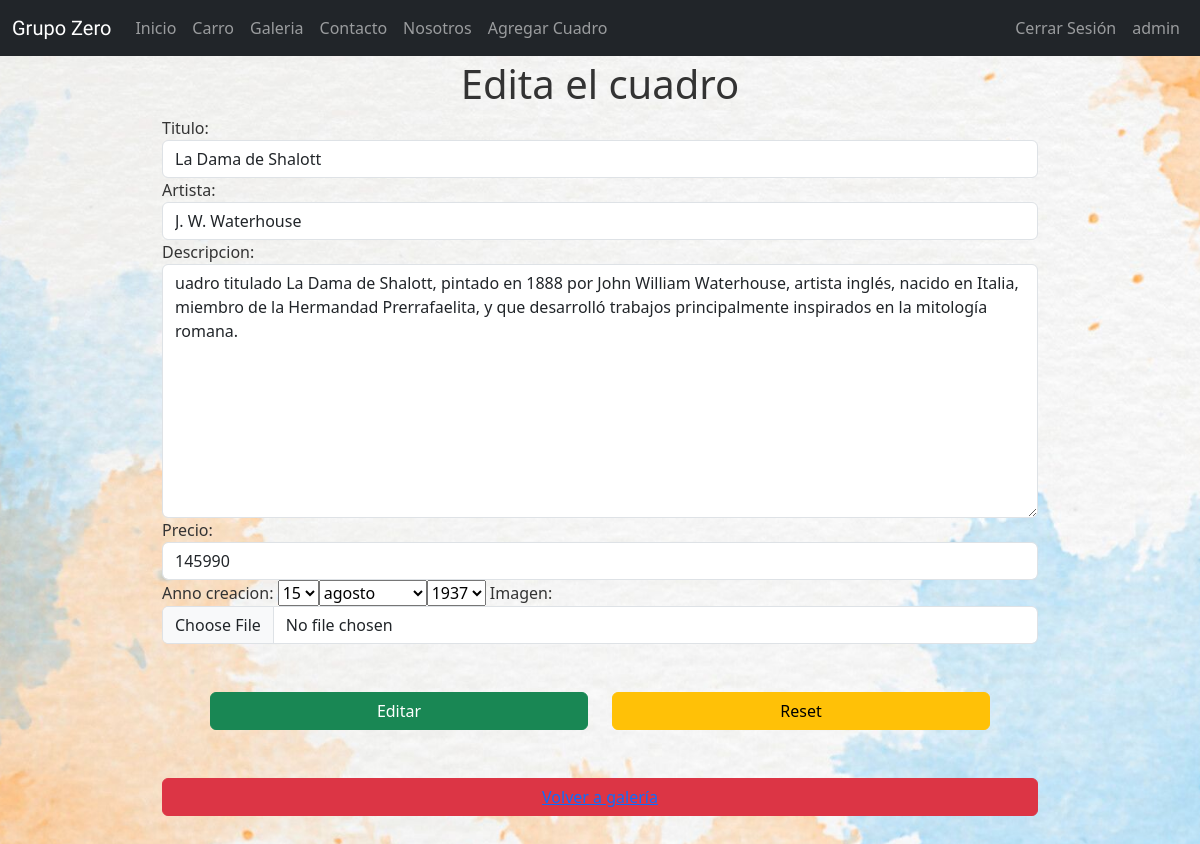
Screenshot of /tienda/cuadrosEdit/2 (signed in) with the database file from the repository.
### tienda/models.py (models this page shows)
class Cuadro(models.Model):
    id_cuadro = models.AutoField(db_column = 'idCuadro', primary_key=True)
    titulo = models.CharField(max_length=40, null = False)
    artista = models.CharField(max_length=80, null = False)
    descripcion = models.CharField(max_length=400, null = False)
    precio = models.IntegerField(null = False)
    anno_creacion = models.DateField(blank=False, null = False)
    imagen = models.ImageField(upload_to="cuadros", null=False)
    def __str__(self):
        return str(self.titulo)

### tienda/views.py (the view)
# urls.py: path('cuadrosEdit/<str:id>', views.cuadrosEdit, name='cuadrosEdit'),
@permission_required('tienda.change_cuadro')
def cuadrosEdit(request,id):
    cuadro = Cuadro.objects.get(id_cuadro = id)
    context = {
        'form': CuadroForm(instance=cuadro)
    }
    print({cuadro})
    if request.method == 'POST':
        form = CuadroForm(data=request.POST, files=request.FILES, instance=cuadro)
        if form.is_valid:
            form.save()
            context = {'mensaje': "Cuadro editado correctamente!"}
    return render(request, 'tienda/cuadrosEdit.html', context)

### tienda/forms.py
class CuadroForm(ModelForm):
    class Meta:
        model=Cuadro
        fields = ['id_cuadro',
        'titulo',
        'artista',
        'descripcion',
        'precio',
        'anno_creacion',
        'imagen',]
        print(f'{fields}')
        widgets = {
            'titulo': forms.TextInput(attrs={'class': 'form-control', 'placeholder':'Ingrese un titulo', 'id':'titulo'}),
            'artista': forms.TextInput(attrs={'class': 'form-control', 'placeholder':'Ingrese nombre del artista', 'id':'artista'}),
            'descripcion': forms.Textarea(attrs={'class': 'form-control', 'placeholder':'Ingrese una breve descripción', 'id':'descripcion'}),
            'precio': forms.NumberInput(attrs={'class': 'form-control', 'placeholder':'Ingrese precio', 'id':'precio'}),
            'anno_creacion': forms.SelectDateWidget(years=range(1900,2022), attrs={'placeholder':'Ingrese año de la obra', 'id':'anno_creacion'}),
            'imagen': forms.FileInput(attrs={'class': 'form-control','id':'imagen'})
        }

### tienda/templates/tienda/cuadrosEdit.html (shortened to what this page needs)
<!DOCTYPE html>
{% load static %}
<html lang="en">
<head>
    <link href="https://cdn.jsdelivr.net/npm/bootstrap@5.3.0/dist/css/bootstrap.min.css" rel="stylesheet"
>
    <link rel="stylesheet" href="{% static 'tienda/css/index.css' %}">
</head>
<body>
    <header style="margin-bottom:5%;">
        {% include 'fragmentos/navbar.html' %}
    </header>
    <h1 class="text-center">Edita el cuadro</h1>
    <div class="container-fluid w-75">
        <form action="" method="POST" enctype="multipart/form-data">
            <div class="row">
                <div class="col">
                    {{ form.as_table }}
                </div>
            </div>
            <div class="row p-5">
                <div class="col d-grid">
                    <button type="submit" class="btn btn-success d-block" id="modificar" value="actualizar">Editar</button>
                </div>
                <div class="col d-grid">
                    <button type="reset" class="btn btn-warning d-block" id="reset" value="reset">Reset</button>
                </div>
            </div>
            {% if mensaje %}
            <div id="error" class="alert alert-success" role="alert">
                <h1>{{mensaje}}</h1>
            </div>
            {% else %}
            <div class="col d-grid">
                <button type="button" class="btn btn-danger d-block" id="volver" value="volver"> <a href="{% url 'galeria' %} ">Volver a galería</a> </button>
            </div>
            {% endif%}
        </form>
    </div>
</body>
</html>

### tienda/templates/fragmentos/navbar.html (shortened to what this page needs)
<nav class="navbar navbar-expand-lg navbar-dark bg-dark fixed-top">
    <div class="container-fluid">
        <a class="navbar-brand font-weight-light" href="{% url 'index' %}">Grupo Zero</a>
        <div class="collapse navbar-collapse" id="navbarSupportedContent">
            <ul class="navbar-nav me-auto mb-2 mb-lg-0">
                <li class="nav-item">
                    <a class="nav-link" href="{% url 'index' %}">Inicio</a>
                </li>
                {% if perms.tienda.view_carrito %}
                <li class="nav-item">
                    <a class="nav-link" href="{% url 'carro2' %}">Carro</a>
                </li>
                {% endif %}
                <li class="nav-item">
                    <a class="nav-link" href="{% url 'galeria' %}">Galeria</a>
                </li>
                <li class="nav-item">
                    <a class="nav-link" href="{% url 'contacto' %}">Contacto</a>
                </li>
                <li class="nav-item">
                    <a class="nav-link" href="{% url 'nosotros' %}">Nosotros</a>
                </li>
                {% if perms.tienda.add_cuadro %}
                <li class="nav-item">
                    <a class="nav-link" href="{% url 'cuadrosAdd' %}">Agregar Cuadro</a>
                </li>
                {% endif %}
            </ul>
            <ul class="navbar-nav justify-content-md-end">
                {% if user.is_authenticated %}
                    <li class="nav-item">
                        <a class="nav-link" href="{% url 'salir' %}">Cerrar Sesión</a>
                    </li>
                    <li class="nav-item">
                        <a class="nav-link" href="#">{{user.username}}</a>
                    </li>
                {% else %}
                    <li class="nav-item">
                        <a class="nav-link" href="{% url 'login' %}">Iniciar Sesión</a>
                    </li>
                {% endif %}
            </ul>
        </div>
    </div>
</nav>

### tienda/static/tienda/css/index.css (style rules this page uses)
*::after, *::before, * { margin: 0; padding: 0; box-sizing: border-box; }
.navbar-brand { font-family: 'Dancing Script'; }
body { background-image: url(/static/tienda/img/wepik-export-20230506042505ay10.jpeg); background-repeat: no-repeat; background-position: center center; background-attachment: fixed; background-size: cover; min-height: 100vh; margin: 0 auto; color: #333; }
header { position: relative; width: 100%; z-index: 1000; }

### rows the page displays
Cuadro: titulo "La Dama de Shalott", artista "J. W. Waterhouse", descripcion "uadro titulado La Dama de Shalott, pintado en 1888 por John William Waterhouse, artista inglés, nacido en Italia, miembro de la Hermandad Prerrafaelita, y que desarrolló trabajos principalmente inspirados en la mitología romana.", precio "145990"

### other values shown
{{ user.username }} "admin"
